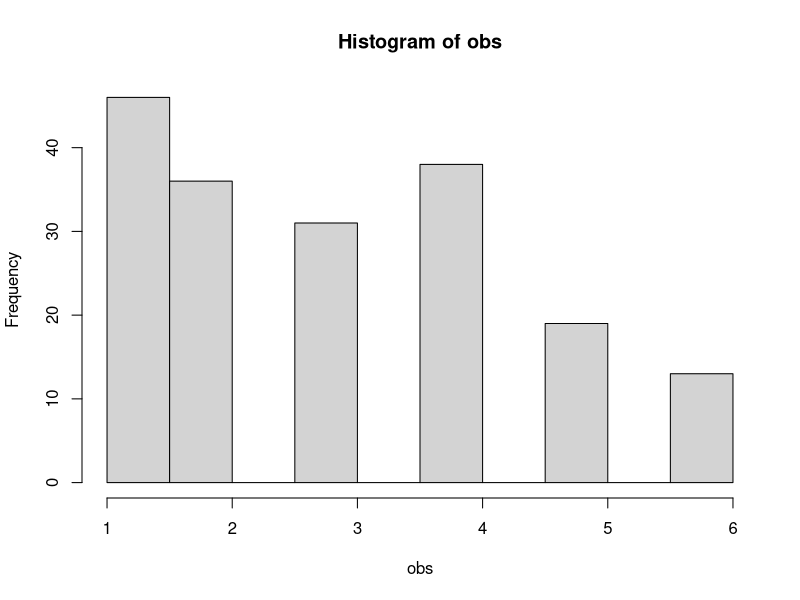

Here is the R script that generated this plot:
### Question: How many times do I need to roll my die to know if it's fair?
### Answer: N (output below)

n = 6 # NOTE: SET THIS TO THE NUMBER OF SIDES ON YOUR PREFERRED DIE

# install.packages('pwr')
library('pwr')

# Since we will be using the chi-square goodness of fit test
# we'll calculate our sample size (N) using pwr.chisq.test, where
w = 0.3 # I'm choosing a medium effect size, 0.3
# If you'd like to notice a small effect size, change to 0.1
# Although this increases the number of rolls dramatically
df = n-1
sig.level = 0.05 # standard choice for type I error probability
power = 0.9 # 0.8 is the standard power but I think 0.9 is better here, imo


N <- ceiling(pwr.chisq.test(w=w,df=df, sig.level=sig.level, power=power)$N)

print(N) # This is the number of rolls you have to do for your test

### Chi-square Goodness-of-fit test for simulated die

sides <- 1:n

set.seed(12345)
random <- runif(n)
random_weights <- random/sum(random) # I'm randomly assigning weights to
    # the sides of the die.
    # these weights do not correspond to each other as an actual die would, but
    # that is irrelevant as this is just sample code to be replaced with real
    # world observations

### REPLACE 'obs' WITH YOUR OBSERVATIONS
obs <- sample(sides, size = N, replace = TRUE, prob = random_weights)
obs_factor = factor(obs, levels = sides) # making it a factor means the test
  # still functions even if a side is never rolled
hist(obs) #here's a histogram of our simulated observed die

test <- chisq.test(table(obs_factor), p = c(rep(1/n,n)))
p_val <- test$p.value


# Results: 
if (p_val < sig.level) {
  print("We reject the null hypothesis and accept the alternative hypothesis; this dice is judged to be unfair")
} else {
  print("We have insufficient evidence to reject the null hypothesis; this dice is judged to be fair")
}
